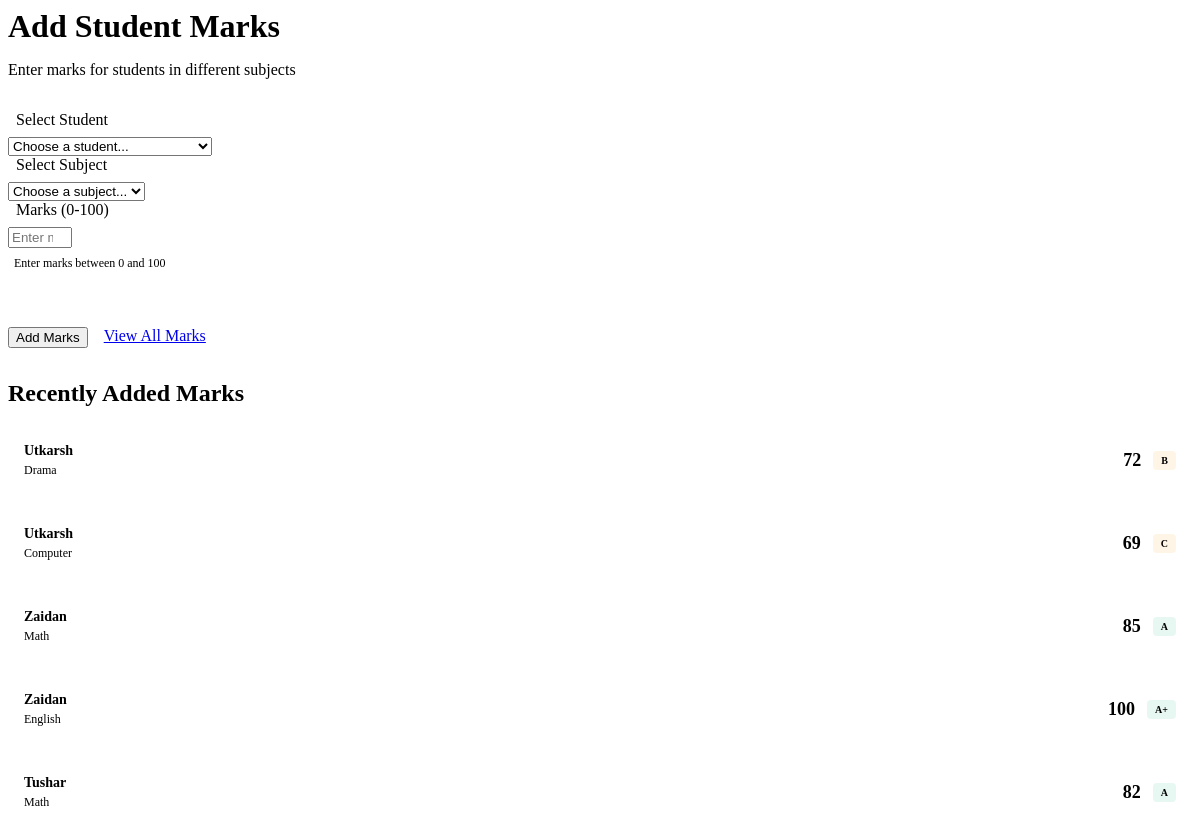
Page /add_marks.php (signed in) on the committed database.
### tables this page shows
CREATE TABLE `marks` (
  `id` int(11) NOT NULL,
  `student_id` int(11) DEFAULT NULL,
  `subject_id` int(11) DEFAULT NULL,
  `marks` int(11) DEFAULT NULL
);

CREATE TABLE `users` (
  `id` int(11) NOT NULL,
  `name` varchar(100) DEFAULT NULL,
  `email` varchar(100) DEFAULT NULL,
  `password` varchar(100) DEFAULT NULL,
  `role` enum('admin','teacher','student') NOT NULL
);

CREATE TABLE `subjects` (
  `id` int(11) NOT NULL,
  `subject_name` varchar(100) DEFAULT NULL
);

### add_marks.php (the view, shortened to what this page needs)
<?php
include 'config.php';
?>
<div class="main-content">
    <div class="page-header">
        <h1>Add Student Marks</h1>
        <p class="text-secondary">Enter marks for students in different subjects</p>
    </div>
    <div class="form-container">
        <form method="POST" class="modern-form">
            <div class="form-group">
                <label for="student_id" class="form-label">
                    Select Student
                </label>
                <select name="student_id" id="student_id" class="form-select" required>
                    <option value="">Choose a student...</option>
                </select>
            </div>
            <div class="form-group">
                <label for="subject_id" class="form-label">
                    Select Subject
                </label>
                <select name="subject_id" id="subject_id" class="form-select" required>
                    <option value="">Choose a subject...</option>
                </select>
            </div>
            <div class="form-group">
                <label for="marks" class="form-label">
                    Marks (0-100)
                </label>
                <input type="number"
                       id="marks"
                       name="marks"
                       class="form-input"
                       placeholder="Enter marks (e.g., 85)"
                       min="0"
                       max="100"
                       required>
                <div class="form-hint">
                    Enter marks between 0 and 100
                </div>
            </div>
            <div class="form-actions">
                <button type="submit" name="add_marks" class="btn btn-primary">
                    Add Marks
                </button>
                <a href="view_marks.php" class="btn btn-secondary">
                    View All Marks
                </a>
            </div>
        </form>
    </div>
    <div class="card" style="margin-top: 2rem;">
        <div class="card-header">
            <h2 class="card-title">
                Recently Added Marks
            </h2>
        </div>
        <div class="recent-marks">
            <?php
            $recent_marks = mysqli_query($conn,
                "SELECT m.marks, u.name as student_name, s.subject_name, m.id
                 FROM marks m
                 JOIN users u ON m.student_id = u.id
                 JOIN subjects s ON m.subject_id = s.id
                 ORDER BY m.id DESC LIMIT 5");
            if (mysqli_num_rows($recent_marks) > 0) {
                echo '<div class="recent-list">';
                while ($row = mysqli_fetch_assoc($recent_marks)) {
                    $grade = 'F';
                    $grade_class = 'danger';
                    if ($row['marks'] >= 90) { $grade = 'A+'; $grade_class = 'success'; }
                    elseif ($row['marks'] >= 80) { $grade = 'A'; $grade_class = 'success'; }
                    elseif ($row['marks'] >= 70) { $grade = 'B'; $grade_class = 'warning'; }
                    elseif ($row['marks'] >= 60) { $grade = 'C'; $grade_class = 'warning'; }
                    elseif ($row['marks'] >= 50) { $grade = 'D'; $grade_class = 'secondary'; }
                    echo '<div class="recent-item">';
                    echo '<div class="recent-info">';
                    echo '<strong>' . htmlspecialchars($row['student_name']) . '</strong>';
                    echo '<span>' . htmlspecialchars($row['subject_name']) . '</span>';
                    echo '</div>';
                    echo '<div class="recent-marks-value">';
                    echo '<span class="marks-number">' . $row['marks'] . '</span>';
                    echo '<span class="grade-badge ' . $grade_class . '">' . $grade . '</span>';
                    echo '</div>';
                    echo '</div>';
                }
                echo '</div>';
            } else {
                echo '<p class="text-center text-secondary">No marks added yet.</p>';
            }
            ?>
        </div>
    </div>
</div>

### add_marks.php (style rules this page uses)
.page-header { margin-bottom: 2rem; }
.page-header h1 { font-size: 2rem; font-weight: 700; color: var(--text-primary); margin-bottom: 0.5rem; }
.text-secondary { color: var(--text-secondary); }
.modern-form { max-width: 500px; }
.form-label { display: flex; align-items: center; gap: 0.5rem; font-weight: 500; color: var(--text-primary); margin-bottom: 0.5rem; }
.form-hint { display: flex; align-items: center; gap: 0.375rem; margin-top: 0.5rem; font-size: 0.75rem; color: var(--text-secondary); }
.form-actions { display: flex; gap: 1rem; margin-top: 2rem; padding-top: 1.5rem; border-top: 1px solid var(--border); }
.recent-marks { padding: 0; }
.recent-list { display: flex; flex-direction: column; gap: 1rem; }
.recent-item { display: flex; align-items: center; justify-content: space-between; padding: 1rem; background: var(--background); border-radius: var(--border-radius); border: 1px solid var(--border); }
.recent-info { display: flex; flex-direction: column; gap: 0.25rem; }
.recent-info strong { color: var(--text-primary); font-size: 0.875rem; }
.recent-info span { color: var(--text-secondary); font-size: 0.75rem; }
.recent-marks-value { display: flex; align-items: center; gap: 0.75rem; }
.marks-number { font-size: 1.125rem; font-weight: 600; color: var(--text-primary); }
.grade-badge { display: inline-block; padding: 0.25rem 0.5rem; border-radius: 4px; font-size: 0.625rem; font-weight: 600; text-transform: uppercase; }
.grade-badge.success { background: rgba(16, 185, 129, 0.1); color: var(--success); }
.grade-badge.warning { background: rgba(245, 158, 11, 0.1); color: var(--warning); }

### rows in the picture
marks: student.name "Utkarsh", subject.subject_name "Drama", marks "72", marks "B"
marks: student.name "Utkarsh", subject.subject_name "Computer", marks "69", marks "C"
marks: student.name "Zaidan", subject.subject_name "Math", marks "85", marks "A"
marks: student.name "Zaidan", subject.subject_name "English", marks "100", marks "A+"
marks: student.name "Tushar", subject.subject_name "Math", marks "82", marks "A"
